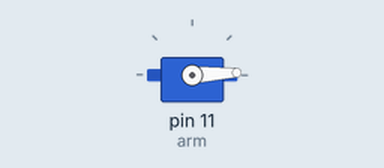
The sketch below on a simulated Arduino Uno, built with avr-gcc and run on an emulated ATmega328P. On the bench: servo.

Above: at 0.05 s.
At 0.7 s:
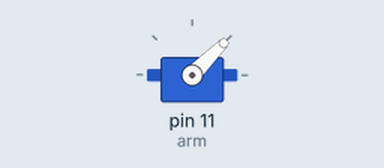
At 1.35 s:
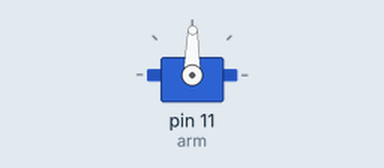
At 2.7 s:
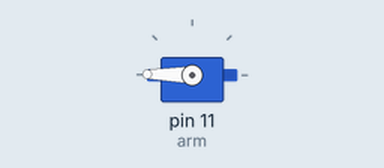
Timing chart, 0 to 6.3 s (numbered marks = the images above):
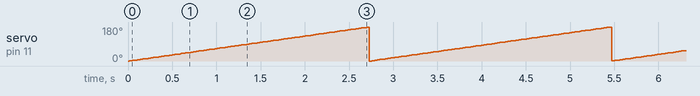

The sketch:

Servo_motor.ino
```cpp
#include <Servo.h>
Servo arm; //orange input brown gnd
int i;
void setup(){
  arm.attach(11);
}
void loop(){
arm.write(0);
for(i=0; i<=180; i++){ //counterclockwise , start; end; update
  arm.write(i);
  delay(15);
}
}
```

Measured:
- by itself, servo on pin 11 (arm): ramps from 0° to 180° and jumps back, once every 2.7 s
